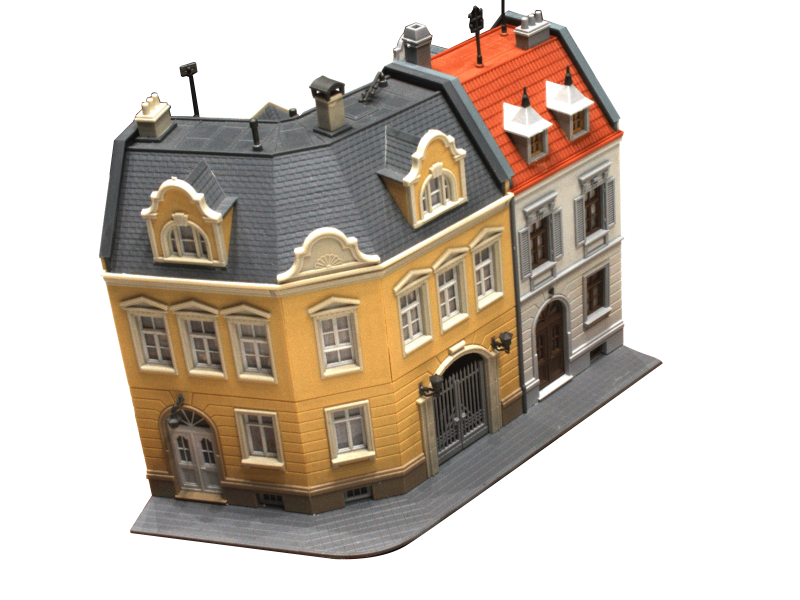
%> input picture A10/data/1.png, 1600 x 1200 px (shown at 1/2 size)
$ octave main.m   (GNU Octave 9; MATLAB toolbox functions it lacks are replaced by stand-ins)
%> lines starting %> are read from the running program, lines starting %| are printed output that depends on the picture
% matlab setup
dbstop if error
close all

%% Setup VL_FEAT

VLFEATROOT = '../../libs/vlfeat-0.9.20';
run([VLFEATROOT '/toolbox/vl_setup']);
%> (this line was passed over: vl_setup is not available in this run)
vl_version verbose
%> (this line was passed over: vl_version is not available in this run)


%% Add subfolders to path

addpath('fun_matrix');


%% Load images and intrinsic params
data_dir = fullfile('..', 'data');
I1_file = fullfile(data_dir, '1.png');
I2_file = fullfile(data_dir, '2.png');
image_fmt = 'png';
intrinsic_file = fullfile(data_dir, 'Intrinsic_parameter.txt');


[orig_I1, map1] = imread(I1_file, image_fmt);
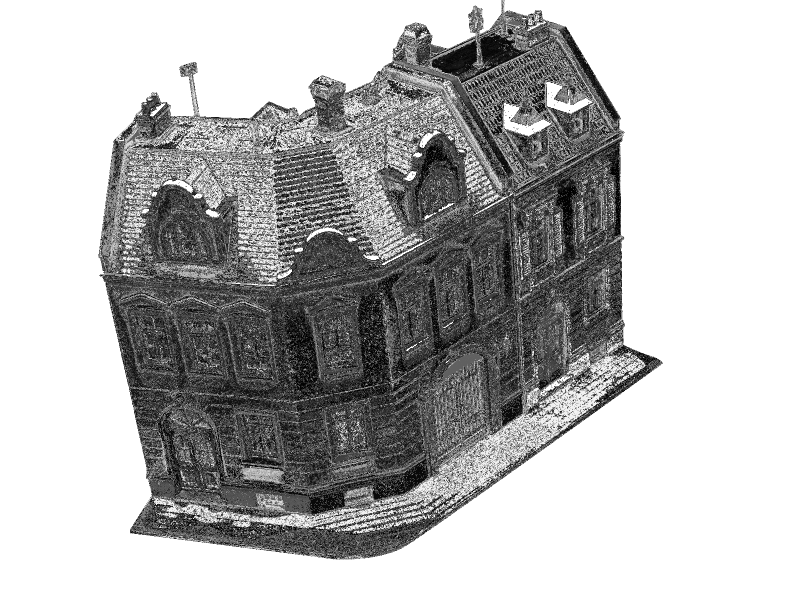
%> orig_I1: size 1200x1600 uint8 (shown at 1/2 size); min 0, max 255, mean 182.1
%> map1 = 256 rows, first 12: [0.529 0.522 0.525; 0.835 0.788 0.702; 0.859 0.651 0.325; 0.914 0.663 0.333; 0.702 0.69 0.671; 0.667 0.6 0.541; 0.431 0.306 0.18; 0.988 0.447 0.271; 0.408 0.341 0.294; 0.314 0.263 0.2; 0.282 0.212 0.165; 0.329 0.333 0.333]
[orig_I2, map2] = imread(I2_file, image_fmt);
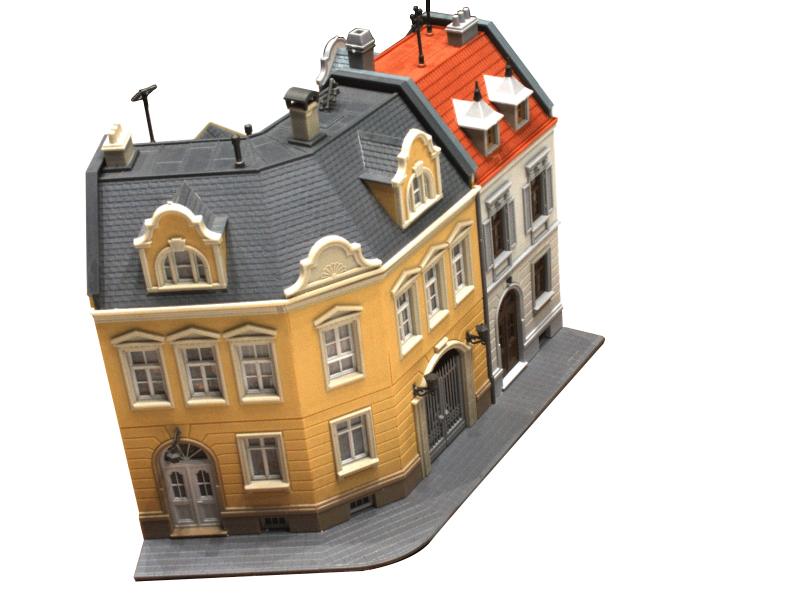
%> input picture A10/data/2.png, 1600 x 1200 px (shown at 1/2 size)
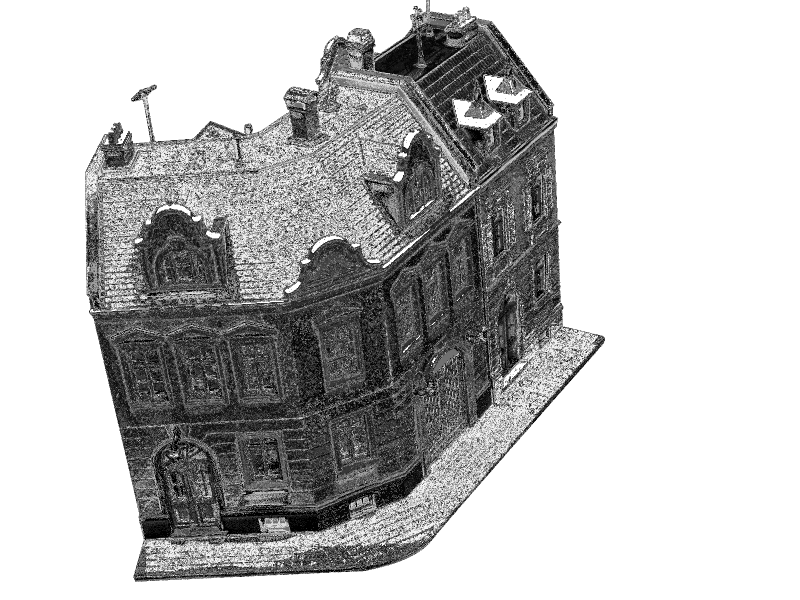
%> orig_I2: size 1200x1600 uint8 (shown at 1/2 size); min 0, max 255, mean 188.4
%> map2 = 256 rows, first 12: [0.2 0.173 0.153; 0.286 0.208 0.157; 0.922 0.675 0.345; 0.427 0.302 0.18; 0.408 0.341 0.294; 0.992 0.451 0.271; 0.694 0.69 0.678; 0.318 0.263 0.2; 0.667 0.6 0.545; 0.859 0.655 0.333; 0.475 0.522 0.529; 0.337 0.337 0.337]
rgb_I1 = ind2rgb(orig_I1, map1);
rgb_I2 = ind2rgb(orig_I2, map2);
I1 = single(rgb2gray(rgb_I1));
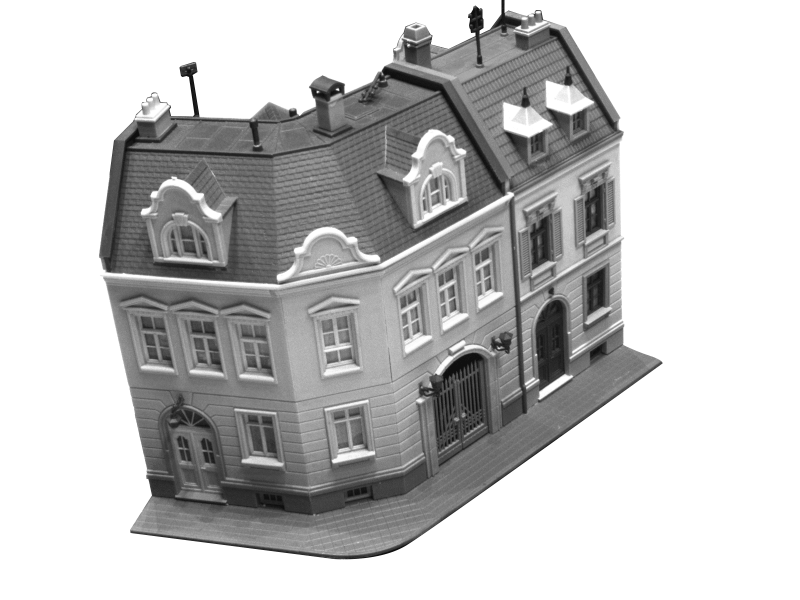
%> I1: size 1200x1600 single (shown at 1/2 size); min 0.0614, max 1, mean 0.761
I2 = single(rgb2gray(rgb_I2));
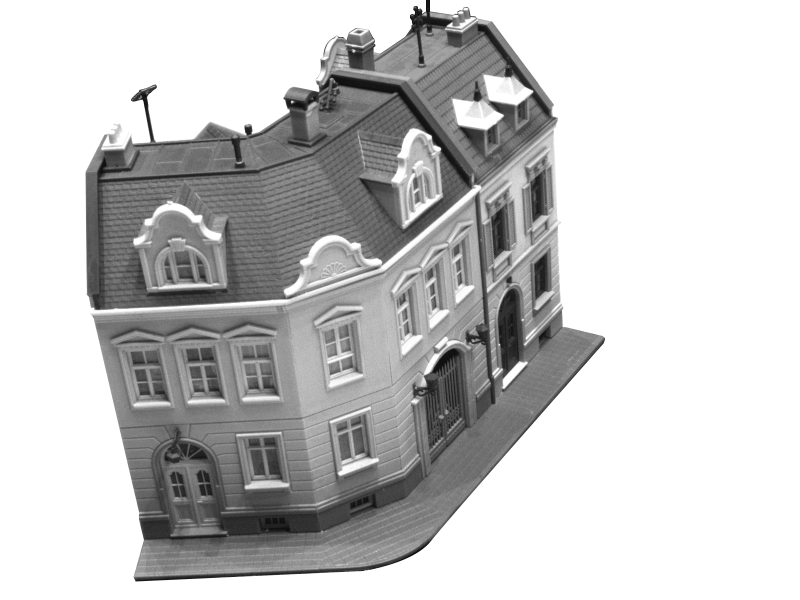
%> I2: size 1200x1600 single (shown at 1/2 size); min 0.0654, max 1, mean 0.779

% Get intrinsic params and build the intrinsic matrix
%> (the run ends here)
